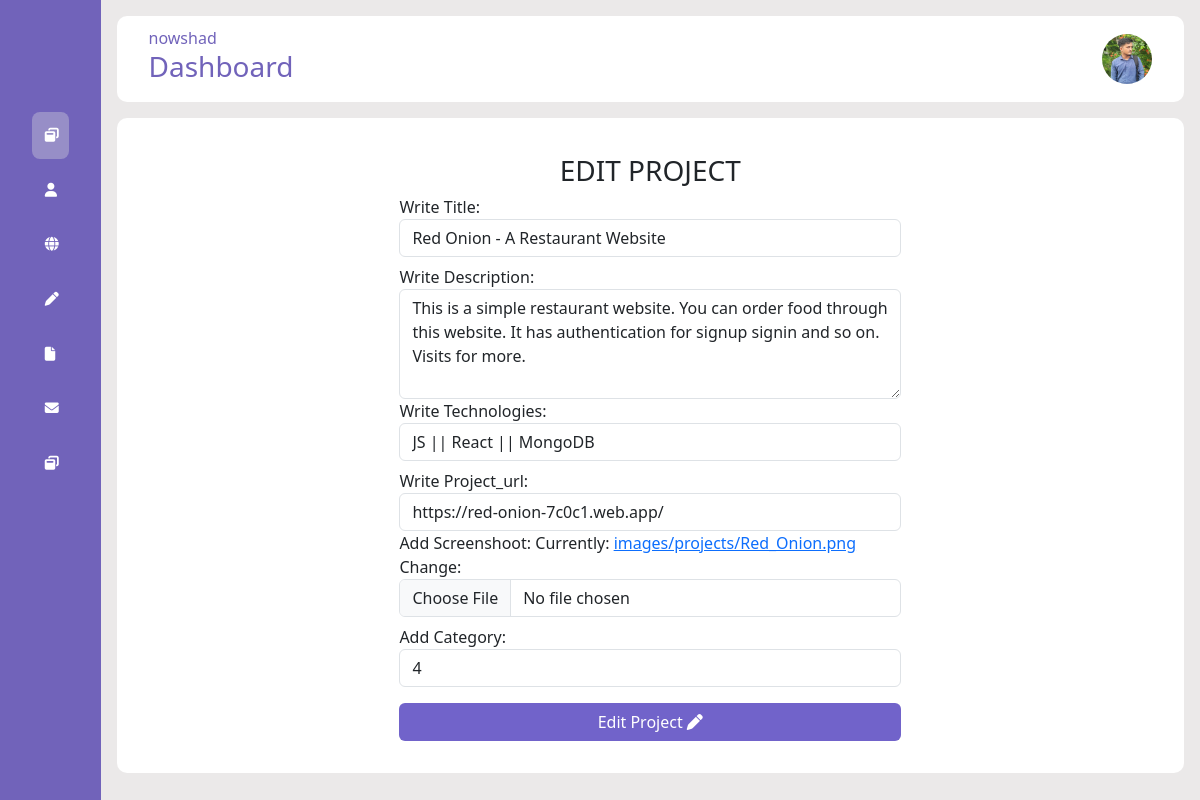
Screenshot of /project/edit_project/11/ (signed in) with the database file from the repository.
### account/models.py (models this page shows, shortened)
class UserProfile(models.Model):
    user = models.OneToOneField(User, on_delete=models.CASCADE)
    profile_image = models.ImageField(upload_to='images/profile', blank=True, null=True)

### projects/models.py (models this page shows, shortened)
class PortfolioProject(models.Model):
    title = models.CharField(max_length=200)
    description = models.TextField()
    screenshoot = models.ImageField(upload_to='images/projects/')
    technologies = models.CharField(max_length=100)
    project_url = models.URLField()
    category = models.ForeignKey(Category, on_delete=models.CASCADE, null=True)

### projects/views.py (the view)
# urls.py: path('edit_project/<int:project_id>/', views.edit_project, name='edit_project'),
def edit_project(request, project_id):
    project = get_object_or_404(PortfolioProject, id=project_id)
    user_profile = request.user.userprofile
    if request.method == 'POST':
        form = EditProject(request.POST, request.FILES, instance=project)
        if form.is_valid():
            form.save()
            return redirect('projects')
    else:
        form = EditProject(instance=project)
    return render(request, 'edit_project.html', {'form': form, 'project': project ,'user_profile':user_profile})

### projects/forms.py
class EditProject(forms.ModelForm):
    class Meta:
        model = PortfolioProject
        fields = ['title', 'description', 'technologies', 'project_url', 'screenshoot', 'category']
        widgets = {
            'title': forms.TextInput(attrs={'class': 'form-control mb-2'}),
            'description': forms.Textarea(attrs={'rows': 4, 'class': 'form-control'}),
            'technologies': forms.TextInput(attrs={'class': 'form-control mb-2'}),
            'project_url': forms.URLInput(attrs={'class': 'form-control'}),
            'screenshoot': forms.ClearableFileInput(attrs={'class': 'form-control mb-2'}),
            'category': forms.TextInput(attrs={'class': 'form-control mb-2'}),
        }
        labels = {
                'title' : ('Write Title'),
                'description' : ('Write Description'),
                'technologies' : ('Write Technologies'),
                'project_url' : ('Write Project_url'),
                'screenshoot' : ('Add Screenshoot'),
                'category' : ('Add Category'),
            }

### projects/templates/edit_project.html (shortened to what this page needs)
{% extends "dashboard.html" %}
{% block dynamic %}
<h1 class="text-center fs-3 text-uppercase mt-1">Edit Project</h1>
<div class="d-flex justify-content-center align-items-center">
    <div class="w-50">
        <form method="post">
            {{form}}
            <div class="w-100">
                <button class="btn mt-2 w-100" style="background-color: #7163CA; color: #fff;" type="submit">
                    Edit Project <i class="fas fa-solid fa-pen"></i>
                </button>
            </div>
        </form>
    </div>
</div>
{% endblock dynamic %}

### account/templates/dashboard.html (shortened to what this page needs)
{% load static %}
<!DOCTYPE html>
<html lang="en">
<head>
    <link rel="stylesheet" type="text/css" href="{% static 'css/style.css' %}">
    <link href="https://cdn.jsdelivr.net/npm/bootstrap@5.3.3/dist/css/bootstrap.min.css" rel="stylesheet"
>
</head>
<body>
    <div id="dashboard">
        <div class="sidebar">
            <div class="logo"> </div>
            <ul class="menu">
                <li class="active">
                    <a href="{% url 'dashboard' %}">
                        <i class="fas fa-regular fa-window-restore"></i>
                    </a>
                </li>
                <li>
                    <a href="#" class="has-dropdown collapsed" data-bs-toggle="collapse" data-bs-target="#profile"
                        aria-expanded="false" aria-controls="profile">
                        <i class="fas fa-regular fa-user"></i>
                    </a>
                </li>
                <li>
                    <a href="#" class="has-dropdown collapsed" data-bs-toggle="collapse" data-bs-target="#project"
                        aria-expanded="false" aria-controls="project">
                        <i class="fas fa-solid fa-globe"></i>
                    </a>
                </li>
                <li>
                    <a href="#" class="has-dropdown collapsed" data-bs-toggle="collapse" data-bs-target="#blog"
                        aria-expanded="false" aria-controls="profile">
                        <i class="fas fa-solid fa-pen"></i>
                    </a>
                </li>
                <li>
                    <a href="{% url 'upload_resume' %}">
                        <i class="fas fa-regular fa-file"></i>
                    </a>
                </li>
                <li>
                    <a href="{% url 'messages' %}">
                        <i class="fas fa-regular fa-envelope"></i>
                    </a>
                </li>
                <li class="logout">
                    <a href="{% url 'logout' %}">
                        <i class="fas fa-regular fa-window-restore"></i>
                    </a>
                </li>
            </ul>
        </div>
        <div class="main-content">
            <div class="header-wrapper">
                <div class="header-title">
                    <span>{{request.user}}</span>
                    <h3>Dashboard</h3>
                </div>
                <div class="user-info dropdown">
                    {% if user_profile.profile_image %}
                    <img src="{{ user_profile.profile_image.url }}" alt="Profile Image" class="dropdown-toggle" href="#"
                        role="button" data-bs-toggle="dropdown" aria-expanded="false">
                    {% else %}
                    <p>No profile image available</p>
                    {% endif %}
                </div>
            </div>
            <div class="card-container">
                {% block dynamic %}
                {% endblock dynamic %}
            </div>
        </div>
    </div>
</body>
</html>

### static/css/style.css (style rules this page uses)
* { margin: 0; padding: 0; box-sizing: border-box; }
#dashboard { display: flex; }
.sidebar { position: sticky; top: 0; left: 0; bottom: 0; width: 110px; height: 100vh; color: #fff; overflow: hidden; transition: alll 0.5s linear; background: rgba(113, 99, 186, 255); }
.logo { height: 80px; padding: 16px; }
.menu { height: 88%; position: relative; list-style: none; padding: 1.5rem; }
.menu li { padding: 0.8rem; margin: 8px; border-radius: 8px; transition: all 0.5s ease-in-out; }
.menu li:hover, .active { background: #e0e0e058; }
.menu a { color: #fff; font-size: 14px; text-decoration: none; display: flex; align-items: center; gap: 1.5rem; }
.main-content { position: relative; background-color: #ebe9e9; width: 100%; padding: 1rem; }
.header-wrapper img { width: 50px; height: 50px; cursor: pointer; border-radius: 50%; }
.header-wrapper { display: flex; justify-content: space-between; align-items: center; flex-wrap: wrap; background-color: #fff; border-radius: 10px; padding: 10px 2rem; margin-bottom: 1rem; }
.header-title { color: rgba(113, 99, 186, 255); }
.card-container { background-color: #fff; padding: 2rem; border-radius: 10px; }

### rows the page displays
UserProfile: profile_image (picture)
PortfolioProject: title "Red Onion - A Restaurant Website", description "This is a simple restaurant website. You can order food through this website. It has authentication for signup signin and so on. Visits for more.", technologies "JS || React || MongoDB", project_url "https://red-onion-7c0c1.web.app/", category "4"

### other values shown
{{ request.user }} "nowshad"
